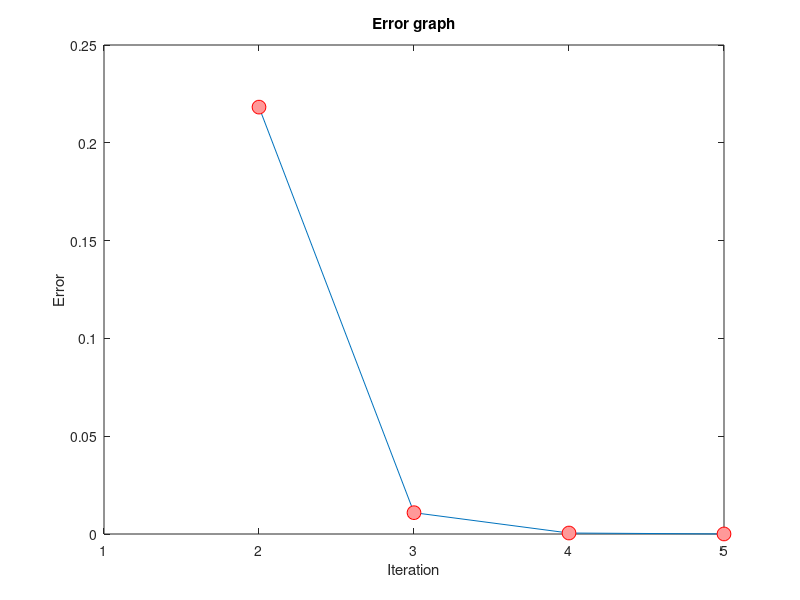

Here is the MATLAB script that generated this plot:
P=10;
T=523;
Pc=111.3;
Tc=407.5;
R=0.082054;
a=(27*R*R*Tc*Tc)/(64*Pc);
b=(R*Tc)/(8*Pc);

guess=4;
err=inf;
i=1;
while ((err>0.00001) || (err<-0.00001))
    er2(i)=abs(err);
    fn=b + ((R*T)/(P+(a/(guess*guess))));
    err = guess - fn;
    guess=fn;
    i2(i)=i;
    i=i+1;
end
disp(["Value of V: ", fn]);
plot(i2,er2,'-o','MarkerSize',10,...
    'MarkerEdgeColor','red',...
    'MarkerFaceColor',[1 .6 .6])

xlabel("Iteration")
ylabel("Error")
title("Error graph")


